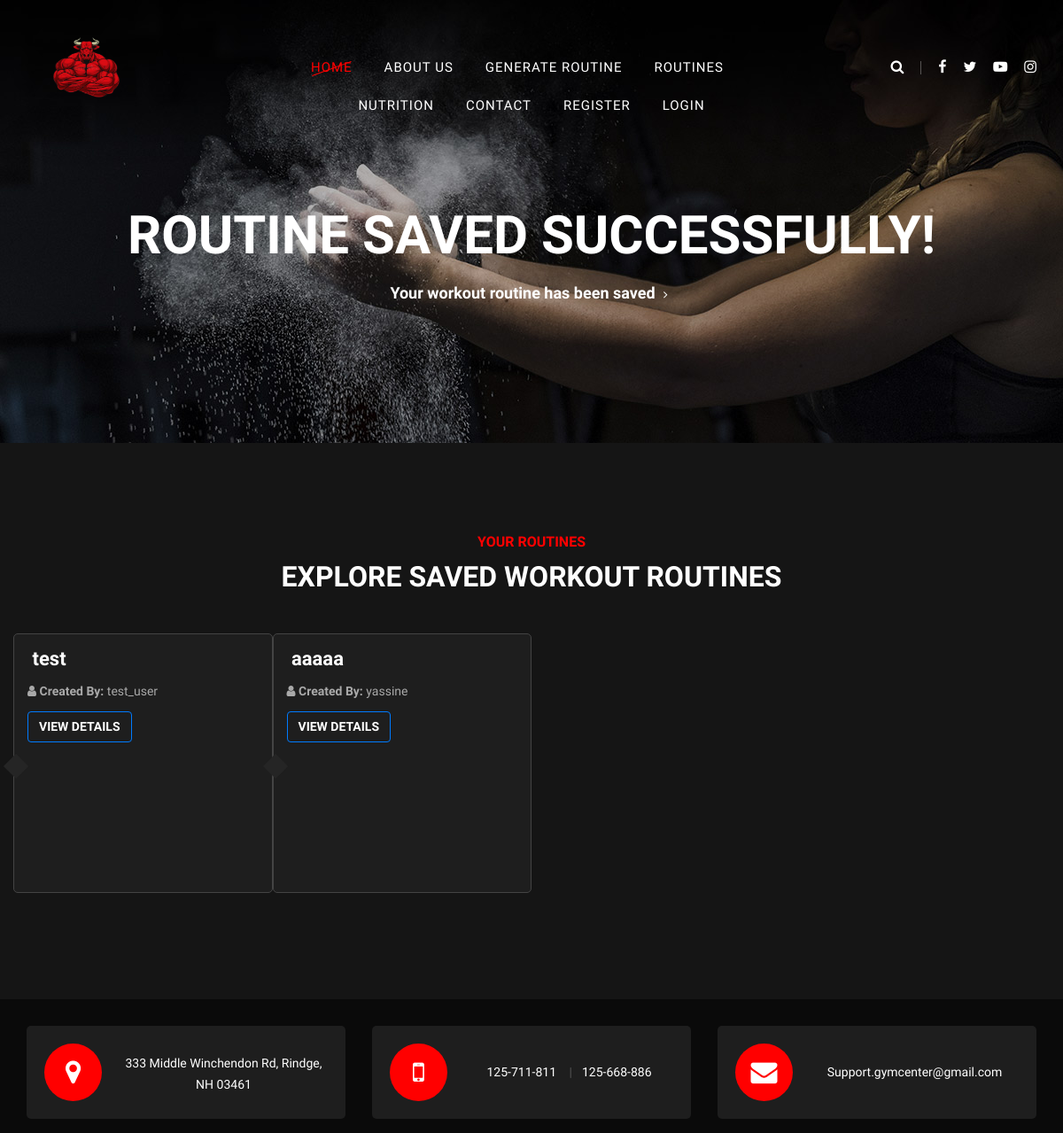
/routine/success/ (upper part), run on an earlier commit of the app's database.
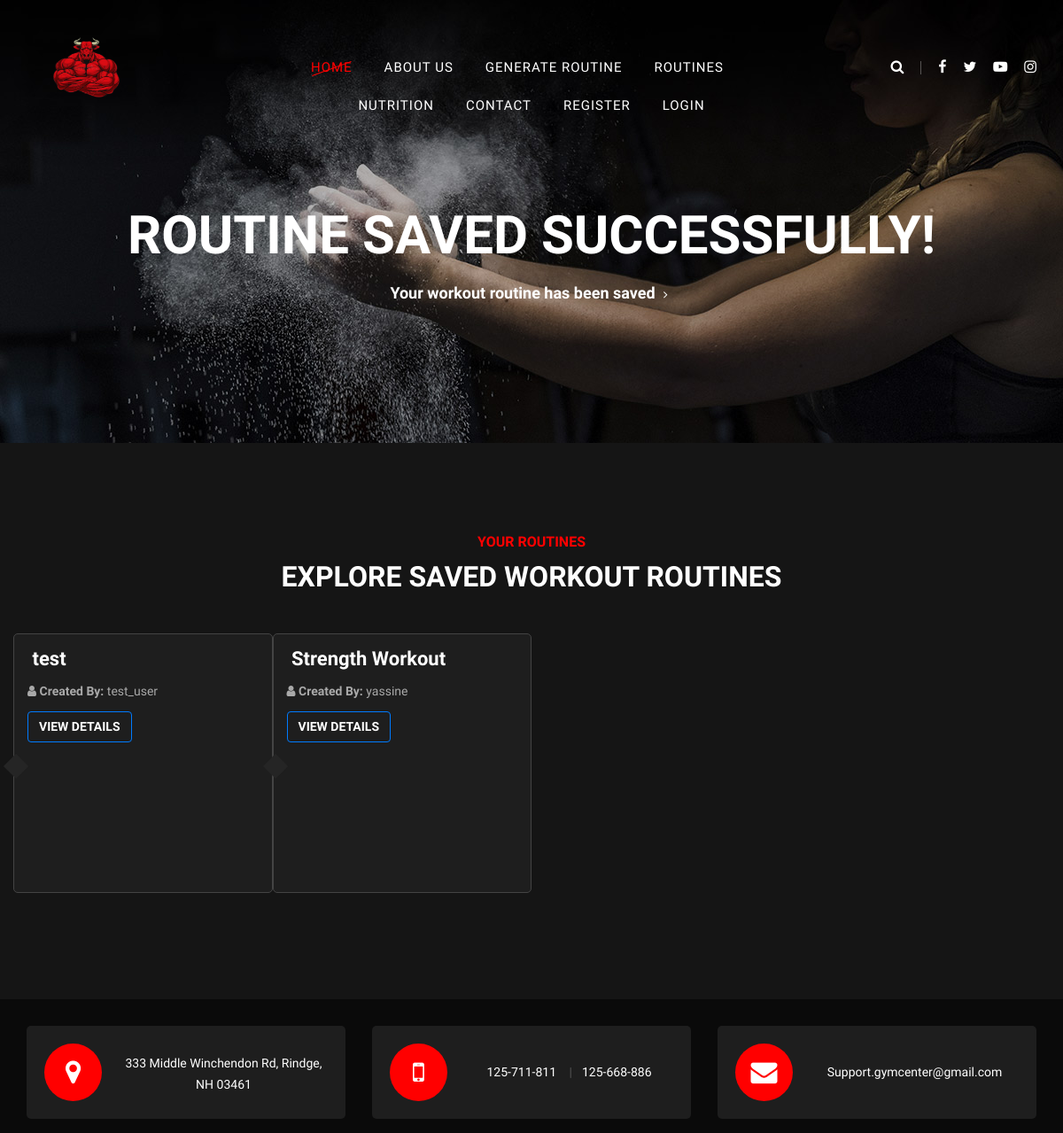
And on a later commit of the database.
### routineplanner/models.py (models this page shows, shortened)
class Routine(models.Model):
    name = models.CharField(max_length=100)
    created_by = models.CharField(max_length=100)
    details = models.TextField()  # To hold the generated workout routine details
    image = models.ImageField(upload_to='routine_images/', null=True, blank=True)  # Add this line

### routineplanner/views.py (the view)
# urls.py: path('success/', success_view, name='success_url'),  # New path for success URL
def success_view(request):
    if request.user.is_authenticated:
        routines = Routine.objects.filter(created_by=request.user)
    else:
        routines = Routine.objects.all()
    for routine in routines:
        try:
            routine.details = json.loads(routine.details)  # Convert JSON string to dict
        except json.JSONDecodeError:
            routine.details = {}  # If parsing fails, set to empty dict or handle accordingly
    return render(request, 'routine_planner/success.html', {'routines': routines})

### templates/routine_planner/success.html (shortened to what this page needs)
{% extends 'layout.html' %}
{% load static %}
{% block content %}
<section class="breadcrumb-section set-bg" data-setbg="{% static 'img/breadcrumb-bg.jpg' %}">
    <div class="container">
        <div class="row">
            <div class="col-lg-12 text-center">
                <div class="breadcrumb-text">
                    <h2>Routine Saved Successfully!</h2>
                    <div class="bt-option">
                        <a>Your workout routine has been saved</a>
                    </div>
                </div>
            </div>
        </div>
    </div>
</section>
<section class="services-section spad">
    <div class="container">
        <div class="row">
            <div class="col-lg-12">
                <div class="section-title">
                    <span>Your Routines</span>
                    <h2>Explore Saved Workout Routines</h2>
                </div>
            </div>
        </div>
        <div class="row">
            {% for routine in routines %}
                <div class="col-lg-3 col-md-6 p-0">
                    <div class="ss-text">
                        <h4> {{ routine.name }}</h4>
                        <p><strong><i class="fa fa-user"></i> Created By:</strong> {{ routine.created_by }}</p>
                        <a href="{% url 'routine_detail' routine.id %}" class="btn btn-outline-primary">View Details</a>
                    </div>
                </div>
            {% empty %}
                <div class="col-lg-12 text-center">
                    <p>No routines found.</p>
                    <p>Please add a routine.</p>
                    <a href="{% url 'workout_view' %}" class="btn btn-primary">Generate Routines</a>
                </div>
            {% endfor %}
        </div>
    </div>
</section>
<div class="gettouch-section">
    <div class="container">
        <div class="row">
            <div class="col-md-4">
                <div class="gt-text">
                    <i class="fa fa-map-marker"></i>
                    <p>333 Middle Winchendon Rd, Rindge,<br/> NH 03461</p>
                </div>
            </div>
            <div class="col-md-4">
                <div class="gt-text">
                    <i class="fa fa-mobile"></i>
                    <ul>
                        <li>125-711-811</li>
                        <li>125-668-886</li>
                    </ul>
                </div>
            </div>
            <div class="col-md-4">
                <div class="gt-text email">
                    <i class="fa fa-envelope"></i>
                    <p>Support.gymcenter@gmail.com</p>
                </div>
            </div>
        </div>
    </div>
</div>
{% endblock %}

### templates/layout.html (shortened to what this page needs)
{% load static %}
<!DOCTYPE html>
<html lang="zxx">
<head>
    <link
            rel="stylesheet"
            href="{% static 'css/bootstrap.min.css' %}"
            type="text/css"
    />
    <link
            rel="stylesheet"
            href="{% static 'css/font-awesome.min.css' %}"
            type="text/css"
    />
    <link
            rel="stylesheet"
            href="{% static 'css/flaticon.css' %}"
            type="text/css"
    />
    <link
            rel="stylesheet"
            href="{% static 'css/owl.carousel.min.css' %}"
            type="text/css"
    />
    <link
            rel="stylesheet"
            href="{% static 'css/barfiller.css' %}"
            type="text/css"
    />
    <link
            rel="stylesheet"
            href="{% static 'css/magnific-popup.css' %}"
            type="text/css"
    />
    <link
            rel="stylesheet"
            href="{% static 'css/slicknav.min.css' %}"
            type="text/css"
    />
    <link
            rel="stylesheet"
            href="{% static 'css/style.css' %}"
            type="text/css"
    />
</head>
<body>
<main>
    <header class="header-section">
        <div class="container-fluid">
            <div class="row">
                <div class="col-lg-3">
                    <div class="logo">
                        <a href="{% url 'index' %}">
                            <img
                                    src="{% static 'img/logo_bulls.png' %}"
                                    alt=""
                                    style="width: 75px; margin-top: -13px; margin-left: 30px"
                            />
                        </a>
                    </div>
                </div>
                <div class="col-lg-6">
                    <nav class="nav-menu">
                        <ul>
                            <li class="active"><a href="{% url 'index' %}">Home</a></li>
                            <li><a href="{% url 'about_us' %}">About Us</a></li>
                            <li><a href="{% url 'workout_view' %}">Generate routine </a></li>
                            <li><a href="{% url 'success_url' %}">Routines</a></li>
                            <li><a href="{% url 'nutrition_list' %}">Nutrition</a></li>
                            <li><a href="{% url 'contact' %}">Contact</a></li>
                            {% if user.is_authenticated %}
                                <li><a href="{% url 'profile' %}">Profile</a></li>
                            {% else %}
                                <li><a href="{% url 'register' %}">Register</a></li>
                                <li><a href="{% url 'login' %}">Login</a></li>
                            {% endif %}
                        </ul>
                    </nav>
                </div>
                <div class="col-lg-3">
                    <div class="top-option">
                        <div class="to-search search-switch">
                            <i class="fa fa-search"></i>
                        </div>
                        <div class="to-social">
                            <a href="#"><i class="fa fa-facebook"></i></a>
                            <a href="#"><i class="fa fa-twitter"></i></a>
                            <a href="#"><i class="fa fa-youtube-play"></i></a>
                            <a href="#"><i class="fa fa-instagram"></i></a>
                        </div>
                    </div>
                </div>
            </div>
        </div>
    </header>
    {% block content %}{% endblock %}
</main>
{% load sweetify %}
</body>
</html>

### static/css/barfiller.css (style rules this page uses)
body { font-family: Arial; }

### templates/routine_planner/success.html (style rules this page uses)
.ss-text { padding: 15px; border: 1px solid #444; border-radius: 5px; margin-bottom: 20px; background-color: #1e1e1e; color: #ffffff; transition: transform 0.3s; }
.gettouch-section .gt-text { padding: 20px; background-color: #1e1e1e; border-radius: 5px; margin-bottom: 15px; }
.gettouch-section .gt-text p, .gettouch-section .gt-text ul { color: #ffffff; }

What changed in the data, as far as the page shows it:
removed Routine: name "aaaaa", created_by "yassine"
added Routine: name "Strength Workout", created_by "yassine"
